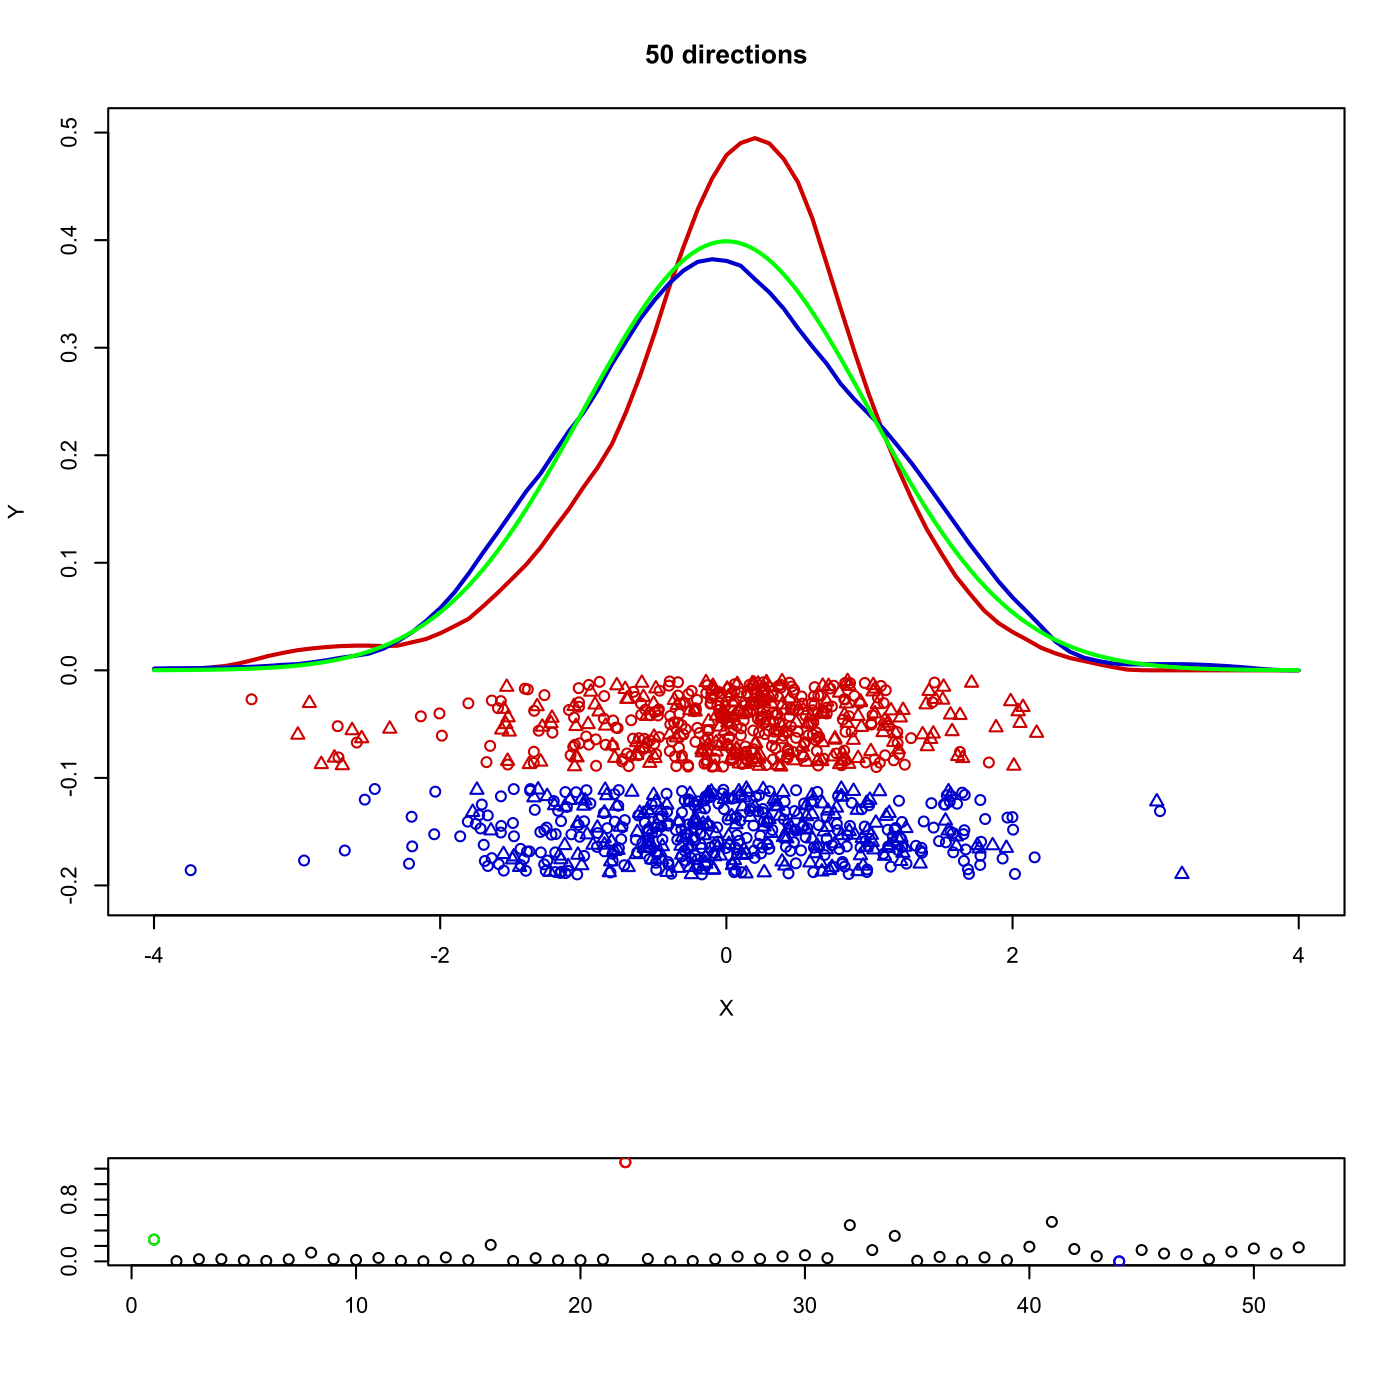

Reproduce this figure in R.

# clear all variables
rm(list = ls(all = TRUE))
graphics.off()

# install and load packages
libraries = c("locpol")
lapply(libraries, function(x) if (!(x %in% installed.packages())) {
    install.packages(x)
})
lapply(libraries, library, quietly = TRUE, character.only = TRUE)

ppexample = function(x, h, n) {
    xg = seq(-4, by = 0.1, length = 81)
    id = rbind(matrix(3, 100, 1), matrix(4, 100, 1))
    
    # select a starting vector
    p = rnorm(ncol(x))
    p = p/sqrt(sum(p^2))
    
    # compute index for starting vector
    xp      = x %*% p
    imin    = ppsib(xp)
    imax    = imin
    
    xi      = cbind(xp, runif(length(xp), 0, 1))
    xi[, 2] = -0.11 - 0.08 * xi[, 2]
    fi      = PRDenEstC(xp, xeval = xg, bw = h, kernel = EpaK)
    xa      = cbind(xp, runif(length(xp), 0, 1))
    xa[, 2] = -0.01 - 0.08 * xa[, 2]
    fa      = PRDenEstC(xp, xeval = xg, bw = h, kernel = EpaK)
    
    # plot
    plot(xa, type = "n", ylab = "Y", xlab = "X", ylim = c(-0.2, max(fi[, 2], fa[, 
        2])), xlim = c(-4, 4))
    points(xa, col = "red3", pch = c(rep(1, 100), rep(2, 100)))
    points(xi, col = "blue3", pch = c(rep(1, 100), rep(2, 100)))
    lines(fa, col = "red3", lwd = 2, lty = 1)
    lines(fi, col = "blue3", lwd = 2)
    inds = c(1/sqrt(4 * pi), imax)
    pind = cbind((1:length(inds)), inds)
    
    # search for better projection vector
    i       = 0
    pmin    = 1
    pmax    = 1
    while (i < n) {
        i       = i + 1
        tit     = toString(paste(i, "directions"))
        p       = rnorm(ncol(x))
        p       = p/sqrt(sum(p^2))
        xp      = x %*% p
        ind     = ppsib(xp)
        inds    = c(inds, ind)
        pind    = cbind(1:length(inds), inds)
        
        if (ind > imax) {
            imax    = ind
            xa      = cbind(xp, runif(xp, 0, 1))
            xa[, 2] = -0.01 - 0.08 * xa[, 2]
            fa      = PRDenEstC(xp, xeval = xg, bw = h, kernel = EpaK)  # line red dashed
            
            # plot
            plot(xa, type = "n", ylab = "Y", xlab = "X", ylim = c(-0.2, max(fi[, 
                2], fa[, 2])), xlim = c(-4, 4))
            points(xa, col = "red3", pch = c(rep(1, 100), rep(2, 100)))
            points(xi, col = "blue3", pch = c(rep(1, 100), rep(2, 100)))
            lines(fa, col = "red3", lwd = 2, lty = 1)
            lines(fi, col = "blue3", lwd = 2)
            title(tit)
            pmin = i
        }
        if (ind < imin) {
            imin    = ind
            xi      = cbind(xp, runif(xp, 0, 1))
            xi[, 2] = -0.11 - 0.08 * xi[, 2]
            fi      = PRDenEstC(xp, xeval = xg, bw = h, kernel = EpaK)  # blue line
            
            # plot
            plot(xa, type = "n", ylab = "Y", xlab = "X", ylim = c(-0.2, max(fi[, 
                2], fa[, 2])), xlim = c(-4, 4))
            points(xa, col = "red3", pch = c(rep(1, 100), rep(2, 100)))
            points(xi, col = "blue3", pch = c(rep(1, 100), rep(2, 100)))
            lines(fa, col = "red3", lwd = 2, lty = 1)
            lines(fi, col = "blue3", lwd = 2)
            title(tit)
            pmax = i
            mini = p
        }
    }
    cind = pind[, 2]
    cind[pind[, 2] > which.min(pind[, 2]) | pind[, 2] < which.max(pind[, 2])] = 0
    cind[which.min(pind[, 2])] = 1
    cind[which.max(pind[, 2])] = 4
    cind[1] = 2
    
    return(list(xa = xa, xi = xi, fa = fa, fi = fi, tit = tit, pind = pind, cind = cind))
}

ppsib = function(px) {
    n   = NROW(px)
    m   = NCOL(px)
    cx  = px - matrix(colMeans(px), nrow = n, ncol = m, byrow = T)
    mu  = rbind(apply(cx, 2, mean), apply(cx^2, 2, mean), apply(cx^3, 2, mean), apply(cx^4, 
        2, mean))
    k3  = mu[3]
    k4  = mu[4] - (3 * (mu[2]^2))
    ind = ((k3^2) + ((k4^2)/4))/12
    return(ind)
}

# sphere data transform
sphere = function(x) {
    x = x - matrix(colMeans(x), nrow = NROW(x), ncol = NCOL(x), byrow = T)
    s = svd(var(x))
    s = s$u/matrix(sqrt(s$d), nrow(s$u), ncol(s$u), byrow = T)
    x = as.matrix(x) %*% as.matrix(s)
    return(x)
}

# load data
x = read.table("bostonh.dat")

# uncomment the next lines for transformed data
# xt = x; xt[,1] = log(x[,1]); xt[,2] = x[,2]/10; xt[,3] = log(x[,3]);
# xt[,5] = log(x[,5]); xt[,6] = log(x[,6]); xt[,7] = (x[,7]^(2.5))/10000;
# xt[,8] = log(x[,8]); xt[,9] = log(x[,9]); xt[,10] = log(x[,10]);
# xt[,11] = exp(0.4*x[,11])/1000; xt[,12] = x[,12]/100;
# xt[,13] = sqrt(x[,13]); xt[,14] = log(x[,14]); x = xt[,-4];

x       = x[, -4]                   # select variables
x       = sphere(as.matrix(x))      # sphere the data
set.seed(0)
h       = 2.62 * nrow(x)^(-1/5)     # choose bandwidth related to Scott's rule
n       = 50                        # choose number of projections
inde    = ppexample(as.matrix(x), h, n)

layout(c(1, 1, 1, 2))

# Plot
plot(inde$xa, type = "n", ylab = "Y", xlab = "X", ylim = c(-0.2, max(inde$fi[, 2], 
    inde$fa[, 2])), xlim = c(-4, 4))
points(inde$xa, col = "red3", pch = c(rep(1, 100), rep(2, 100)))
points(inde$xi, col = "blue3", pch = c(rep(1, 100), rep(2, 100)))
lines(inde$fa, col = "red3", lwd = 2, lty = 1)
lines(inde$fi, col = "blue3", lwd = 2)
title(inde$tit)
lines(seq(-4, 4, by = 0.01), dnorm(seq(-4, 4, by = 0.01), 0, 1), col = "green", lwd = 2)
plot(inde$pind, xlab = "", ylab = "")
points(inde$pind[which(inde$cind == 4), 1], inde$pind[which(inde$cind == 4), 2], 
    col = "red")
points(inde$pind[which(inde$cind == 1), 1], inde$pind[which(inde$cind == 1), 2], 
    col = "blue")
points(inde$pind[which(inde$cind == 2), 1], inde$pind[which(inde$cind == 2), 2], 
    col = "green") 
